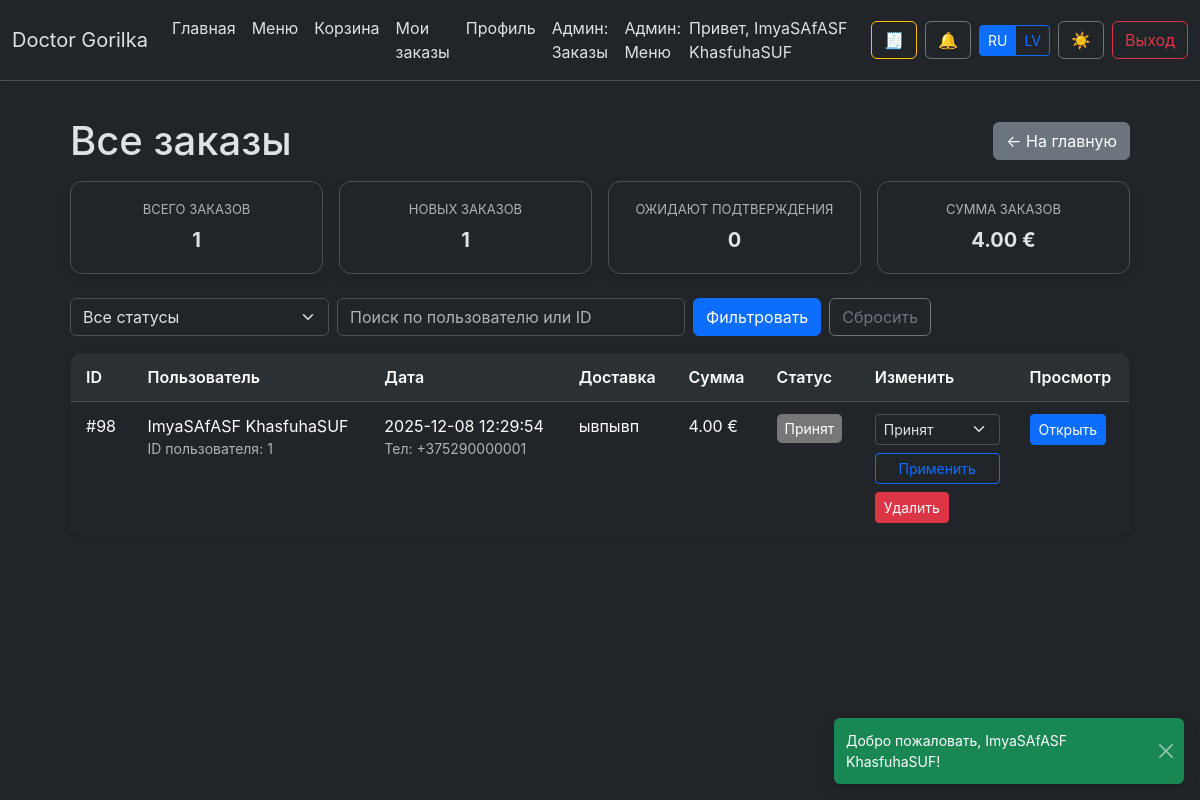
Page /admin/orders (signed in) on the earlier database version.
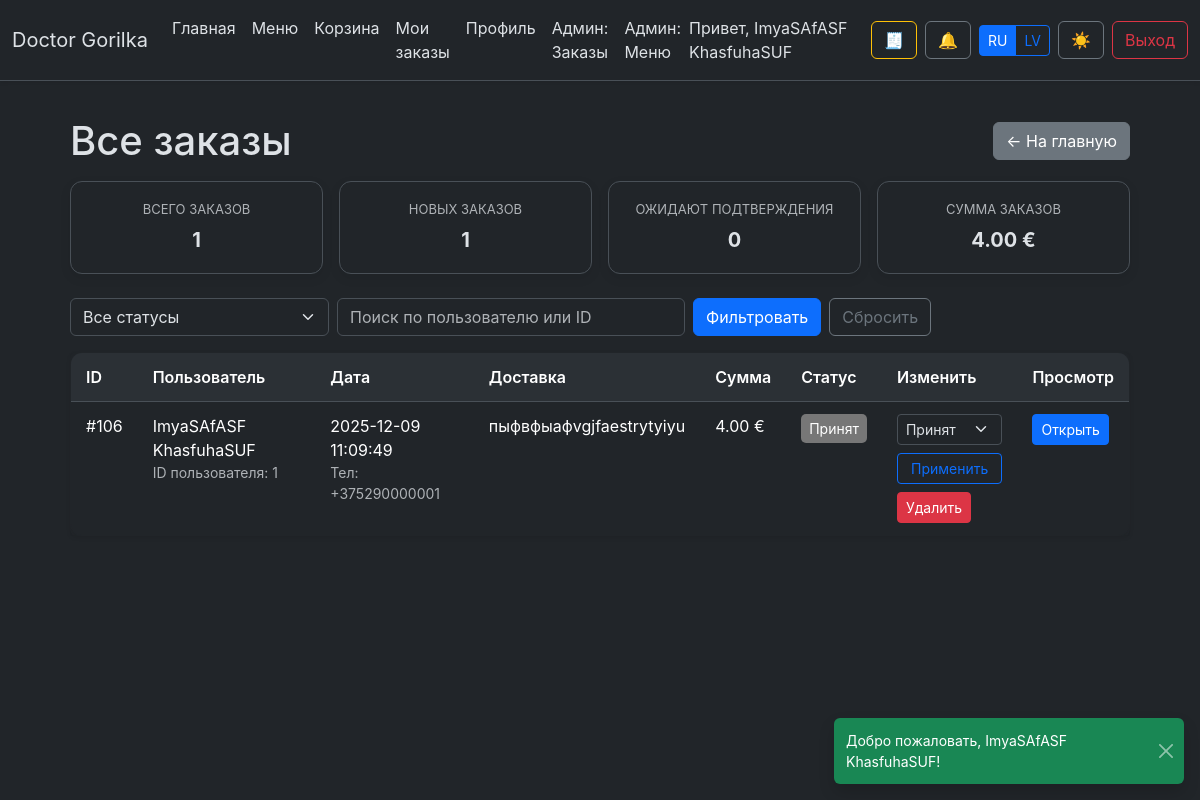
Same page on the later database version.
### tables this page shows
CREATE TABLE orders (
        id INTEGER PRIMARY KEY AUTOINCREMENT,
        user_id INTEGER NOT NULL,
        created_at TEXT DEFAULT CURRENT_TIMESTAMP,
        status TEXT CHECK(status IN ('pending','new','cooking','ready','delivered','cancelled')) DEFAULT 'pending',
        total_price REAL,
        delivery_address TEXT,
        FOREIGN KEY (user_id) REFERENCES users(id)
    );

### src/Infrastructure/ViewRenderer.php (called while the page is built, shortened)
<?php
class ViewRenderer
{
    public function render(string $view, array $params = []): string
    {
        $viewFile = $this->basePath . '/' . $view . '.php';
        extract($params, EXTR_SKIP);
        require $viewFile;
        $content = ob_get_clean();
        if ($this->layout && file_exists($this->layout)) {
            require $this->layout;
            return ob_get_clean();
        }
        return $content;
    }
}

### src/Application/Controller/Admin/OrderController.php (called while the page is built, shortened)
<?php
class OrderController
{
    public function index(): string
    {
        $statusFilter = $_GET['status'] ?? '';
        $userSearch = trim($_GET['user'] ?? '');
        $includePending = ($statusFilter === 'pending');
        $orders = $this->orderService->adminOrders($statusFilter ?: null, $userSearch ?: null, $includePending);
        $summary = $this->orderService->summary();
        $pendingCount = $this->orderService->pendingCount();
        return $this->view->render('admin/orders', [
            'title' => 'Doctor Gorilka — ' . translate('admin.orders.title'),
            'orders' => $orders,
            'summary' => $summary,
            'statusFilter' => $statusFilter,
            'userSearch' => $userSearch,
            'pendingCount' => $pendingCount,
        ]);
    }
}

### src/Infrastructure/Router.php (called while the page is built, shortened)
<?php
class Router
{
    private array $routes = [];
    public function addRoute(string $method, string $path, callable $handler): void
    {
        $normalized = $this->normalizePath($path);
        $this->routes[$method][$normalized] = $handler;
    }
    public function dispatch(string $method, string $uri): mixed
    {
        $path = $this->normalizePath(parse_url($uri, PHP_URL_PATH) ?: '/');
        $method = strtoupper($method);
        if (isset($this->routes[$method][$path])) {
            return call_user_func($this->routes[$method][$path]);
        }
        return translate('errors.not_found');
    }
    private function normalizePath(string $path): string
    {
        $path = rtrim($path, '/');
        return $path === '' ? '/' : $path;
    }
}

### src/Application/App.php (called while the page is built, shortened)
<?php
class App
{
    private Router $router;
    private function __construct(Router $router, ViewRenderer $view)
    {
        $this->router = $router;
    }
    public function run(): mixed
    {
        $method = $_SERVER['REQUEST_METHOD'] ?? 'GET';
        $uri = $_SERVER['REQUEST_URI'] ?? '/';
        return $this->router->dispatch($method, $uri);
    }
}

### src/helpers.php (called while the page is built, shortened)
<?php
function localizationConfig(): array
{
    static $config;
    if ($config === null) {
        $config = require __DIR__ . '/../config/localization.php';
    }
    return $config;
}
function availableLocales(): array
{
    $config = localizationConfig();
    return $config['locales'] ?? [];
}
function currentLocale(): string
{
    $available = array_keys(availableLocales());
    $default = $available[0] ?? 'ru';
    return $default;
}
function translate(string $key, array $replace = [], ?string $locale = null): string
{
    $locale ??= currentLocale();
    $config = localizationConfig();
    $phrases = $config['phrases'] ?? [];
    $fallbackLocale = $config['fallback'] ?? 'ru';
    $value = $phrases[$locale][$key] ?? $phrases[$fallbackLocale][$key] ?? $key;
    foreach ($replace as $needle => $replacement) {
        $value = str_replace(':' . $needle, $replacement, $value);
    }
    return $value;
}
function translateStatus(?string $status): string
{
    return translate('status.' . $status);
}

### src/Infrastructure/Repository/OrderRepository.php (called while the page is built, shortened)
<?php
class OrderRepository implements OrderRepositoryInterface
{
    public function findAll(?string $status = null, ?string $searchUser = null, bool $includePending = false): array
    {
        $sql = "SELECT orders.*, users.first_name, users.last_name, users.phone, users.username
                FROM orders
                JOIN users ON users.id = orders.user_id";
        $conditions = [];
        if (!$includePending && !$status) {
            $conditions[] = "orders.status != 'pending'";
        }
        if ($conditions) {
            $sql .= ' WHERE ' . implode(' AND ', $conditions);
        }
        $sql .= ' ORDER BY orders.id DESC';
        $stmt = $this->prepare($sql);
        $result = $stmt->execute();
        $orders = [];
        while ($row = $result->fetchArray(SQLITE3_ASSOC)) {
            $order = $this->mapOrder($row);
            $order->customerName = trim(($row['first_name'] ?? '') . ' ' . ($row['last_name'] ?? '')) ?: $row['username'];
            $order->customerPhone = $row['phone'] ?? null;
            $orders[] = $order;
        }
        return $orders;
    }
    private function mapOrder(array $row): Order
    {
        $customerName = null;
        if (isset($row['first_name']) || isset($row['last_name']) || isset($row['username'])) {
            $customerName = trim(($row['first_name'] ?? '') . ' ' . ($row['last_name'] ?? ''));
        }
        $customerPhone = $row['phone'] ?? null;
        return new Order(
            id: (int)$row['id'],
            userId: (int)$row['user_id'],
            status: $row['status'],
            totalPrice: (float)$row['total_price'],
            createdAt: $row['created_at'],
            deliveryAddress: $row['delivery_address'] ?? null,
            items: $this->fetchItems((int)$row['id']),
            customerName: $customerName,
            customerPhone: $customerPhone
        );
    }
    private function fetchItems(int $orderId): array
    {
        $stmt = $this->prepare("SELECT order_items.*, menu.title, menu.price AS menu_price, menu.image_url
            FROM order_items
            JOIN menu ON menu.id = order_items.menu_id
            WHERE order_items.order_id = :oid");
        $stmt->bindValue(':oid', $orderId, SQLITE3_INTEGER);
        $result = $stmt->execute();
        $items = [];
        while ($row = $result->fetchArray(SQLITE3_ASSOC)) {
            $comboDetails = null;
            if (!empty($row['combo_details'])) {
                $decoded = json_decode($row['combo_details'], true);
                if (is_array($decoded)) {
                    $comboDetails = $decoded;
                }
            }
            $price = (float)($row['menu_price'] ?? 0);
            if ($comboDetails && isset($comboDetails['price'])) {
                $price = (float)$comboDetails['price'];
            }
            $items[] = new OrderItem(
                menuId: (int)$row['menu_id'],
                title: $row['title'] ?? translate('common.dish'),
                price: $price,
                quantity: (int)$row['quantity'],
                imageUrl: $row['image_url'] ?? null,
                comboDetails: $comboDetails
            );
        }
        return $items;
    }
    private function prepare(string $sql): SQLite3Stmt
    {
        return $this->db->prepare($sql);
    }
}

### src/Application/Service/OrderService.php (called while the page is built, shortened)
<?php
class OrderService
{
    public function adminOrders(?string $status = null, ?string $search = null, bool $includePending = false): array
    {
        return $this->orders->findAll($status, $search, $includePending);
    }
}

### autoload.php (called while the page is built, shortened)
<?php
spl_autoload_register(function (string $class): void {
    $prefix = 'App\\';
    $baseDir = __DIR__ . '/src/';
    $relativeClass = substr($class, strlen($prefix));
    $file = $baseDir . str_replace('\\', '/', $relativeClass) . '.php';
});

### resources/views/admin/orders.php (the view, shortened to what the changed rows need)
<div class="page-container">
<div class="d-flex align-items-center justify-content-between mb-3">
    <h1 class="mb-0"><?= htmlspecialchars(translate('admin.orders.title')) ?></h1>
</div>
<?php if (empty($orders)): ?>
    <div class="empty-state"><?= htmlspecialchars(translate('admin.orders.empty')) ?></div>
<?php else: ?>
    <div class="card border-0 shadow-sm">
        <div class="card-body p-0">
            <div class="table-responsive">
                <table class="table mb-0">
                    <thead>
                    <tr>
                        <th>ID</th>
                        <th><?= htmlspecialchars(translate('admin.orders.table.user')) ?></th>
                        <th><?= htmlspecialchars(translate('admin.orders.table.date')) ?></th>
                        <th><?= htmlspecialchars(translate('admin.orders.table.delivery')) ?></th>
                        <th><?= htmlspecialchars(translate('admin.orders.table.amount')) ?></th>
                        <th><?= htmlspecialchars(translate('admin.orders.table.status')) ?></th>
                        <th><?= htmlspecialchars(translate('admin.orders.table.update')) ?></th>
                        <th><?= htmlspecialchars(translate('admin.orders.table.view')) ?></th>
                    </tr>
                    </thead>
                    <tbody>
                    <?php foreach ($orders as $order): ?>
                        <tr>
                            <td>#<?= $order->id ?></td>
                            <td>
                                <?= htmlspecialchars($order->customerName ?? translate('orders.view.user_placeholder', ['id' => $order->userId])) ?>
                                <div class="text-muted small"><?= htmlspecialchars(translate('admin.orders.table.user_id')) ?>: <?= $order->userId ?></div>
                            </td>
                            <td>
                                <?= $order->createdAt ?>
                                <?php if (!empty($order->customerPhone)): ?>
                                    <div class="text-muted small"><?= htmlspecialchars(translate('admin.orders.table.phone')) ?> <?= htmlspecialchars($order->customerPhone) ?></div>
                                <?php endif; ?>
                            </td>
                            <td><?= nl2br(htmlspecialchars($order->deliveryAddress ?? '—')) ?></td>
                            <td><?= number_format($order->totalPrice, 2, '.', ' ') ?> €</td>
                            <td>
                                <span class="status status-<?= htmlspecialchars($order->status) ?>">
                                    <?= htmlspecialchars(translateStatus($order->status)) ?>
                                </span>
                            </td>
                            <td>
                                <?php if ($order->status === 'cancelled'): ?>
                                    <div class="text-muted small mb-2"><?= htmlspecialchars(translate('admin.orders.cancelled_notice')) ?></div>
                                <?php else: ?>
                                    <form method="POST" action="/admin/orders/status" class="d-flex flex-column gap-2 status-form">
                                        <select name="status" class="form-select form-select-sm" required>
                                            <?php foreach (['new','cooking','ready','delivered','cancelled'] as $status): ?>
                                                <option value="<?= $status ?>" <?= $order->status === $status ? 'selected' : '' ?>><?= htmlspecialchars(translateStatus($status)) ?></option>
                                            <?php endforeach; ?>
                                        </select>
                                        <button type="submit" class="btn btn-outline-primary btn-sm"><?= htmlspecialchars(translate('admin.orders.update.submit')) ?></button>
                                    </form>
                                <?php endif; ?>
                                <form method="POST" action="/admin/orders/delete" class="mt-2" onsubmit="return confirm('<?= htmlspecialchars(translate('admin.orders.delete')) ?>');">
                                    <button type="submit" class="btn btn-danger btn-sm"><?= htmlspecialchars(translate('combo.remove')) ?></button>
                                </form>
                            </td>
                            <td>
                                <a class="btn btn-primary btn-sm" href="/orders/view?id=<?= $order->id ?>"><?= htmlspecialchars(translate('admin.orders.open')) ?></a>
                            </td>
                        </tr>
                    <?php endforeach; ?>
                    </tbody>
                </table>
            </div>
        </div>
    </div>
<?php endif; ?>
</div>

### resources/views/partials/header.php (shortened to what the changed rows need)
<nav class="navbar navbar-expand-lg theme-navbar mb-3 shadow-sm">
  <div class="container-fluid">
    <div class="collapse navbar-collapse" id="mainNav">
      <form action="/language/switch" method="post" class="me-2 language-switcher" aria-label="<?= htmlspecialchars(translate('nav.language_label')) ?>">
        <div class="btn-group btn-group-sm" role="group">
            <?php foreach (availableLocales() as $code => $locale): ?>
                <button type="submit"
                        class="btn btn-outline-primary <?= currentLocale() === $code ? 'active' : '' ?>"
                        name="lang"
                        value="<?= htmlspecialchars($code) ?>">
                    <?= htmlspecialchars($locale['short']) ?>
                </button>
            <?php endforeach; ?>
        </div>
      </form>
    </div>
  </div>
</nav>

Differences in the rows shown:
removed orders: id "98", customerName "ImyaSAfASF KhasfuhaSUF", user "1", created_at "2025-12-08 12:29:54", customerPhone "+375290000001", delivery_address "ывпывп", total_price "4.00", status "Принят"
added orders: id "106", customerName "ImyaSAfASF KhasfuhaSUF", user "1", created_at "2025-12-09 11:09:49", customerPhone "+375290000001", delivery_address "пыфвфыафvgjfaestrytyiyu", total_price "4.00", status "Принят"
